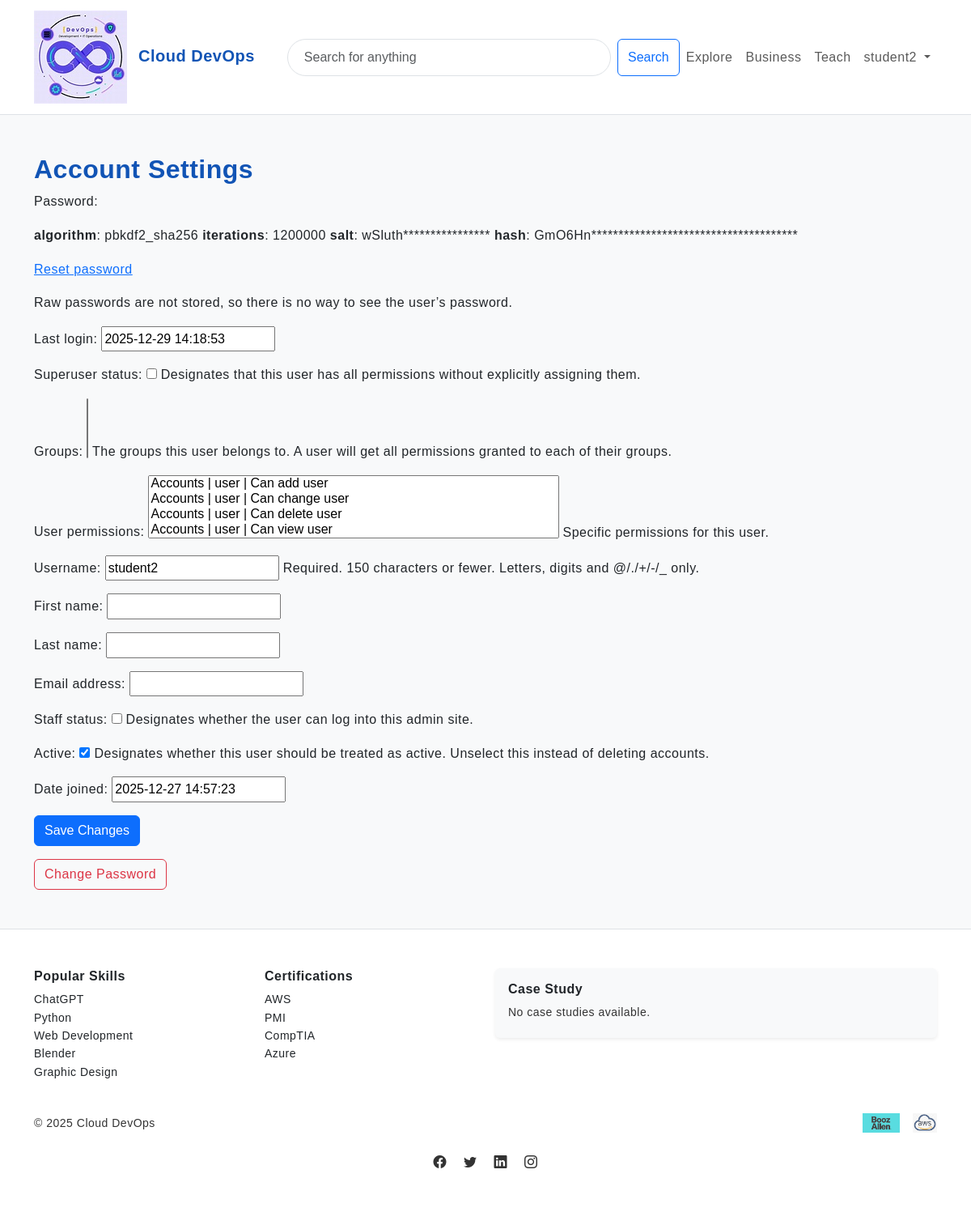
Before: /accounts/settings/ (signed in) with the older database file.
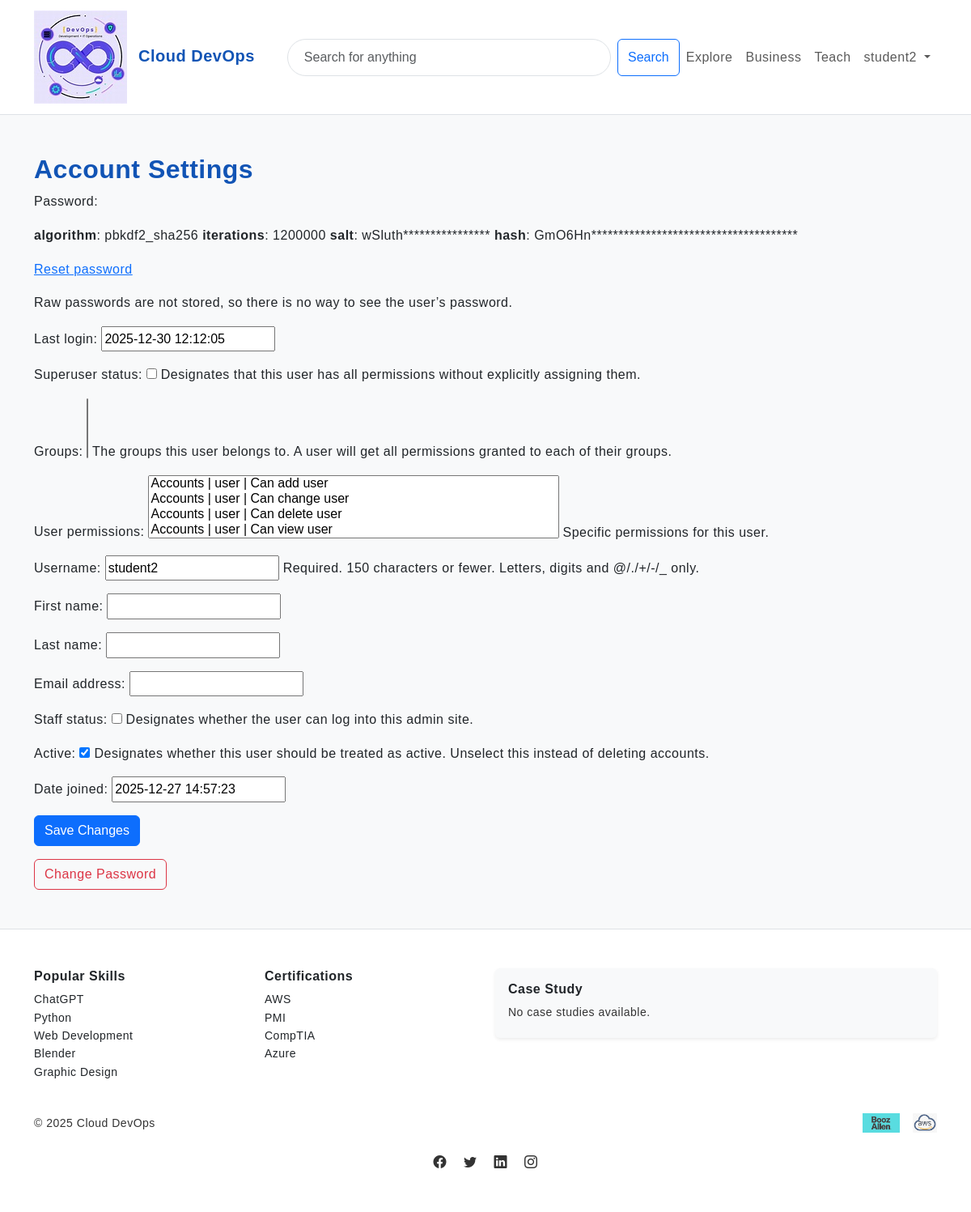
After: the same page with the newer database file.
### accounts/models.py (models this page shows, shortened)
class CustomUser(AbstractUser):
    is_instructor = models.BooleanField(default=False)
    objects = CustomUserManager()

### accounts/views.py (the view)
# urls.py: path("settings/", settings_view, name="settings"),
@login_required
def settings_view(request):
    if request.method == "POST":
        form = UserChangeForm(request.POST, instance=request.user)
        if form.is_valid():
            form.save()
            return redirect("accounts:profile")
    else:
        form = UserChangeForm(instance=request.user)
    return render(request, "accounts/settings.html", {"form": form})

### accounts/templates/accounts/settings.html (shortened to what this page needs)
{% extends "core/base.html" %}
{% load static %}
{% block content %}
<div class="container py-5">
  <h2 class="fw-bold">Account Settings</h2>
  <form method="POST">
    {{ form.as_p }}
    <button type="submit" class="btn btn-primary">Save Changes</button>
  </form>
  <a href="{% url 'accounts:change_password' %}" class="btn btn-outline-danger mt-3">
  Change Password
</a>
</div>
{% endblock %}

### core/templates/core/partials/navbar.html (shortened to what this page needs)
{% load static %}
<nav class="navbar navbar-expand-lg navbar-light bg-white border-bottom sticky-top">
  <div class="container">
    <a class="navbar-brand fw-bold text-primary" href="{% url 'core:home' %}">
      <img src="{% static 'core/img/logo.jpg' %}" alt="Cloud DevOps" height="30" class="me-2 img-fluid">
      Cloud DevOps
    </a>
    <div id="mainNav" class="collapse navbar-collapse">
      <form class="d-flex ms-lg-4 flex-grow-1" role="search">
        <input class="form-control me-2" type="search" placeholder="Search for anything" aria-label="Search">
        <button class="btn btn-outline-primary" type="submit">Search</button>
      </form>
      <ul class="navbar-nav ms-auto">
        <li class="nav-item">
          <a class="nav-link" href="{% url 'courses:catalog' %}">Explore</a>
        </li>
        <li class="nav-item">
          <a class="nav-link" href="{% url 'core:business' %}">Business</a>
        </li>
        <li class="nav-item">
          <a class="nav-link" href="{% url 'core:teach' %}">Teach</a>
        </li>
        {% if user.is_authenticated %}
          <li class="nav-item dropdown">
            <a class="nav-link dropdown-toggle" href="#" id="userMenu" role="button" data-bs-toggle="dropdown" aria-expanded="false">
              {{ user.username }}
            </a>
          </li>
        {% endif %}
      </ul>
    </div>
  </div>
</nav>

Changed rows visible on the page:
changed CustomUser "student2": last_login "2025-12-29 14:18:53" → "2025-12-30 12:12:05"
